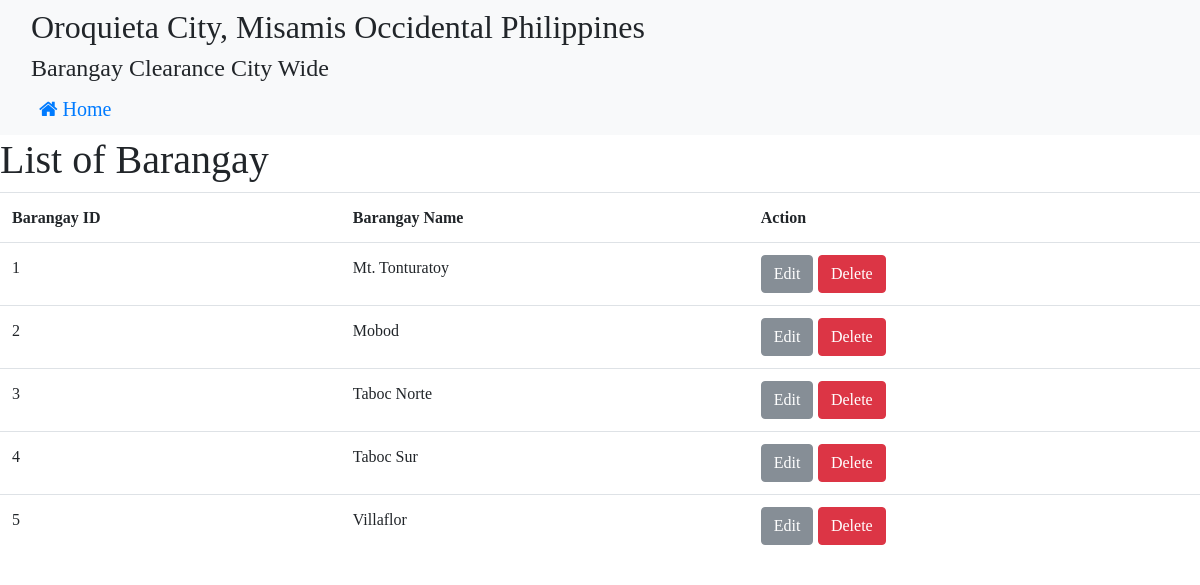
Screenshot of /barangay_index.php with the database file from the repository.
### tables this page shows
CREATE TABLE IF NOT EXISTS `barangay` (
  `barangay_id` int(11) NOT NULL,
  `barangay_name` varchar(30) NOT NULL
);

### barangay_index.php (the view, shortened to what this page needs)
<!DOCTYPE html>
<html>
<head>
	<link rel = "stylesheet" href = "bootstrap/css/bootstrap.min.css">
	<link rel = "stylesheet" href = "font-awesome-4.7.0/font-awesome-4.7.0/css/font-awesome.min.css">
</head>
<body>
	<nav class="navbar navbar-expand-lg  bg-light">
		    <ul class="navbar-nav mr-auto">
<div id="main">
	<?php require_once 'barangay.php';?>
	<div class="container">
	<?php
		$result = $mysqli->query("SELECT * from barangay") or die($mysqli->error);
		?>
			<h2><a style="margin:center; font-family:Bodoni MT">Oroquieta City, Misamis Occidental Philippines</a></h2>
			<h4><a style="margin:center; font-family:Bodoni MT">Barangay Clearance City Wide</a></h4>
				  <li class="nav-item active">
		        <a class="nav-link fa fa-home" href="admin_home.php" style="font-size:20px"> Home<span class="sr-only">(current)</span></a>
		      </li>
		</nav>
		<table class="table">
			<h1><a style="margin:center; font-family:Bodoni MT">List of Barangay</a></h1>
				  <tr>
				<th scope="col"><a style="margin:center; font-family:Bodoni MT">Barangay ID</th></a>
				<th scope="col"><a style="margin:center; font-family:Bodoni MT"> Barangay Name</th></a>
				<th scope="col"><a style="margin:center; font-family:Bodoni MT"> Action</th></a>
				</tr>
				<?php
					while($row=$result->fetch_assoc()):?>
						<tr>
							<td><a style="margin:center; font-family:Bodoni MT"><?php echo $row['barangay_id']?></td></a>
							<td><a style="margin:center; font-family:Bodoni MT"><?php echo $row['barangay_name']?></td></a>
							<td>
								<a href="edit_barangay.php?edit=<?php echo $row['barangay_id'];?>"
									 class="btn btn-secondary" "a style=font-family:Bodoni MT">Edit</a>
								<a href="barangay.php?delete=<?php echo $row['barangay_id'];?>" onclick="return confirm('Are you sure do you want to delete?'); "
									class="btn btn-danger" "a style=font-family:Bodoni MT">Delete</a>
							</td>
						</tr>
						<?php endwhile;?>
			</table>
</body>
</html>

### rows the page displays
barangay: barangay_id "1", barangay_name "Mt. Tonturatoy"
barangay: barangay_id "2", barangay_name "Mobod"
barangay: barangay_id "3", barangay_name "Taboc Norte"
barangay: barangay_id "4", barangay_name "Taboc Sur"
barangay: barangay_id "5", barangay_name "Villaflor"
